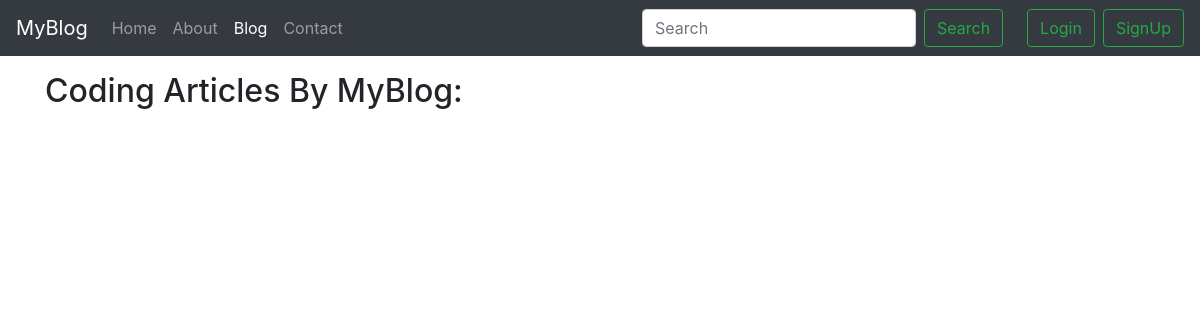
Before: /blog/ with the older database file.
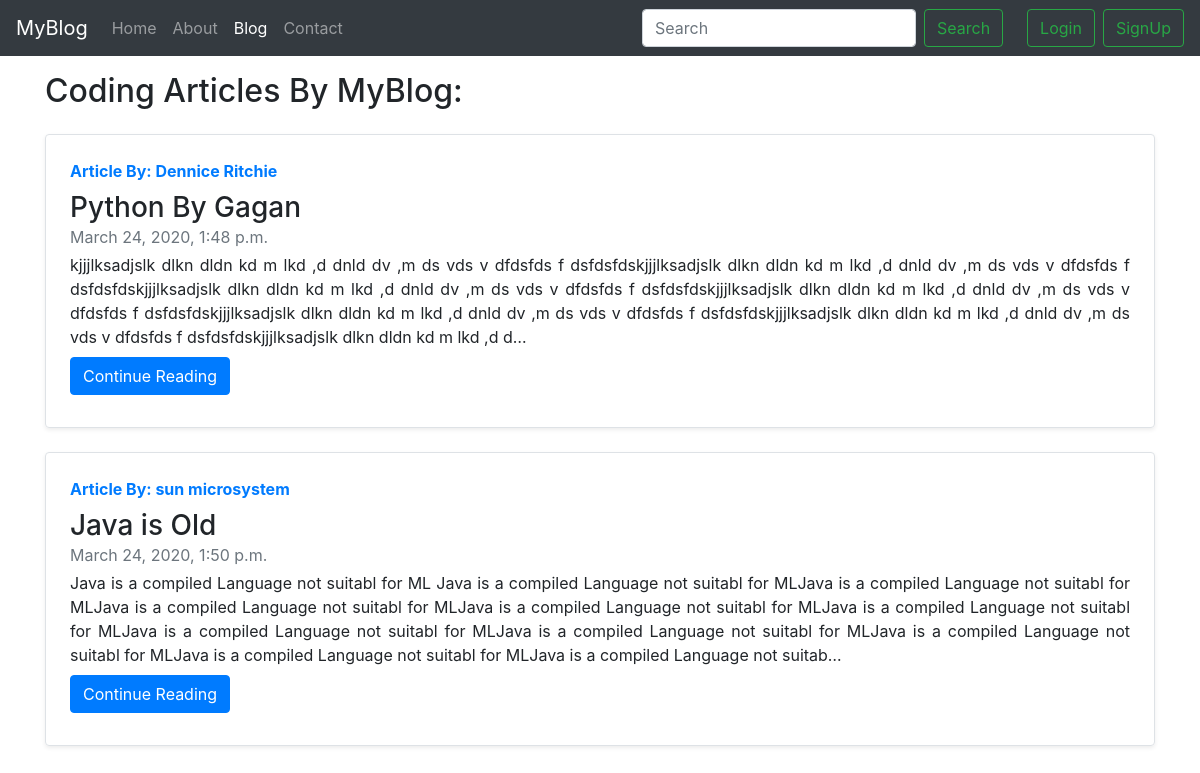
After: the same page with the newer database file.
### MyBlogApp/models.py (models this page shows, shortened)
class Post(models.Model):
    S_No = models.AutoField(primary_key=True)
    Title = models.CharField(max_length=200)
    Content = models.TextField()
    Author = models.CharField(max_length=100)
    slug = models.CharField(max_length=200)
    TimeStamp = models.DateTimeField(blank=True)

### MyBlogApp/views.py (the view)
# urls.py: path('', views.blogHome),
def blogHome(request):
    allPosts = Post.objects.all()
    context = {'allPosts':allPosts}
    return render(request,"blog/blogHome.html",context)

### templates/blog/blogHome.html (shortened to what this page needs)
{% extends 'base.html' %}
{% block blogactive %} active {% endblock blogactive %}
{% block body %}
<div class="container my-3">
    <h2>Coding Articles By MyBlog:</h2>
    {% for post in allPosts %}
    <div class="row no-gutters border rounded overflow-hidden flex-md-row my-4 shadow-sm h-md-250 position-relative">
        <div class="col p-4 d-flex flex-column position-static">
            <strong class="d-inline-block mb-2 text-primary">Article By: {{post.Author}}</strong>
            <h3 class="mb-0">{{post.Title}}</h3>
            <div class="mb-1 text-muted">{{post.TimeStamp}}</div>
            <p class="card-text mb-auto" style="text-align: justify;text-justify: inter-word;">{{post.Content | truncatechars:500}}</p>
            <div class="my-2">
                <a href="/blog/{{post.slug}}" role="button" class="btn btn-primary">Continue Reading</a>
            </div>
        </div>
    </div>
    {% endfor %}
</div>
{% endblock body %}

Changed rows visible on the page:
added Post: Author "Dennice Ritchie", Title "Python By Gagan", TimeStamp "March 24, 2020, 1:48 p.m.", Content "kjjjlksadjslk dlkn dldn kd m lkd ,d dnld dv ,m ds vds v dfdsfds f dsfdsfdskjjjlksadjslk dlkn dldn kd m lkd ,d dnld dv ,m ds vds v dfdsfds f dsfdsfdskjjjlksadjslk dlkn dldn kd m lkd ,d dnld dv ,m ds vds v dfdsfds f dsfdsfdskjjjlksadjslk dlkn dldn kd m lkd ,d dnld dv ,m ds vds v dfdsfds f dsfdsfdskjjjlksadjslk dlkn dldn kd m lkd ,d dnld dv ,m ds vds v dfdsfds f dsfdsfdskjjjlksadjslk dlkn dldn kd m lkd ,d dnld dv ,m ds vds v dfdsfds f dsfdsfdskjjjlksadjslk dlkn dldn kd m lkd ,d d…"
added Post: Author "sun microsystem", Title "Java is Old", TimeStamp "March 24, 2020, 1:50 p.m.", Content "Java is a compiled Language not suitabl for ML Java is a compiled Language not suitabl for MLJava is a compiled Language not suitabl for MLJava is a compiled Language not suitabl for MLJava is a compiled Language not suitabl for MLJava is a compiled Language not suitabl for MLJava is a compiled Language not suitabl for MLJava is a compiled Language not suitabl for MLJava is a compiled Language not suitabl for MLJava is a compiled Language not suitabl for MLJava is a compiled Language not suitab…"
